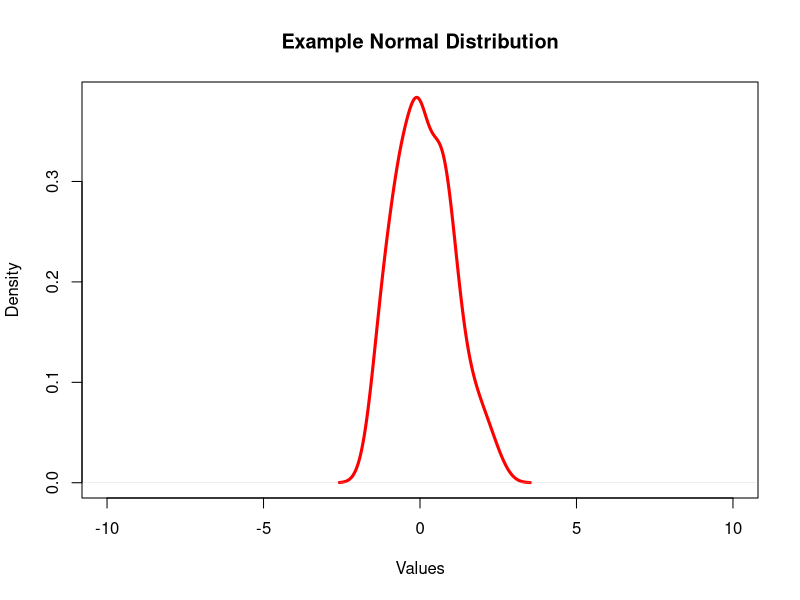

This chart was generated by the following R code:
## ---- chunk 1
x <- rnorm(n = 100, mean = 0, sd = 1)
plot(density(x), main = "Example Normal Distribution", xlab = "Values",
     xlim = c(-10, 10), lwd = 3, col = "red")
